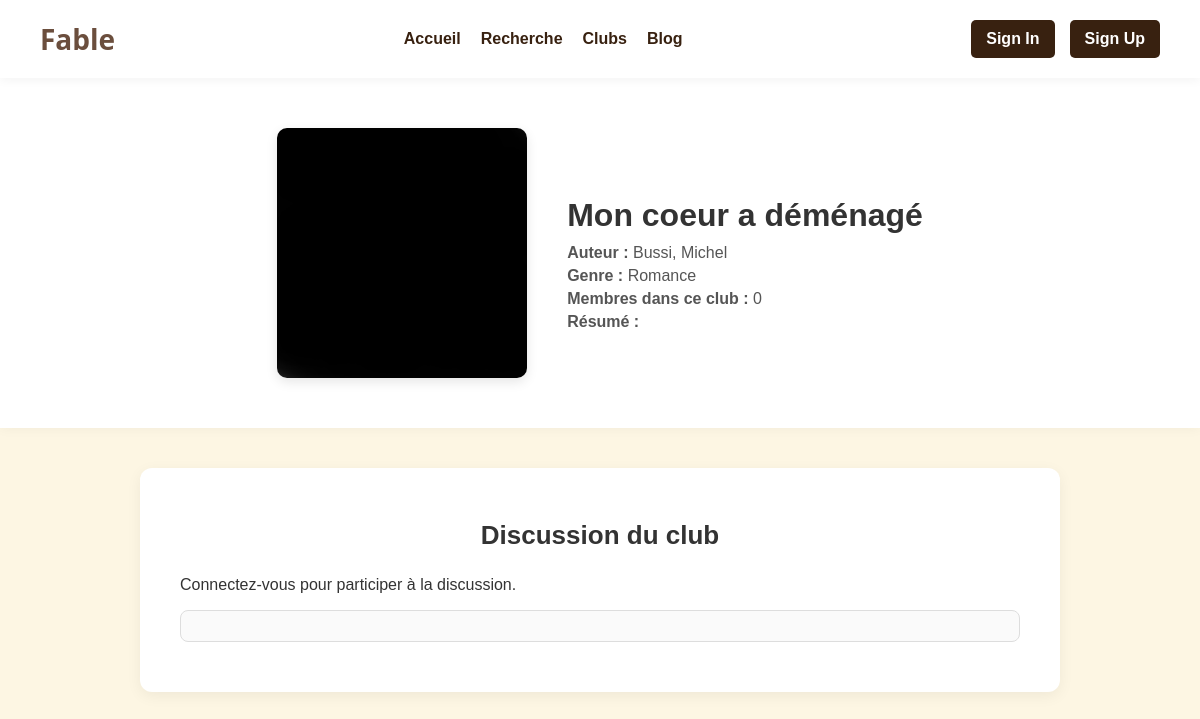
/club_livre.php?id=9, run on the app's committed database.
### tables this page shows
CREATE TABLE IF NOT EXISTS livres (
    id INT AUTO_INCREMENT PRIMARY KEY,
    title VARCHAR(255) NOT NULL,
    auteur VARCHAR(255) NOT NULL,
    editeur VARCHAR(255) NOT NULL,
    date DATE,
    langue VARCHAR(255) NOT NULL,
    genre VARCHAR(255) NOT NULL,
    image_url VARCHAR(255) DEFAULT 'images/defaut.jpg',
    description TEXT
);

### club_livre.php (the view, shortened to what this page needs)
<?php
$pdo = new PDO("mysql:host=localhost;dbname=fable_db;charset=utf8", "root", "");
$livre_id = isset($_GET['id']) ? intval($_GET['id']) : 0;
$stmtLivre = $pdo->prepare("SELECT * FROM livres WHERE id = ?");
$stmtLivre->execute([$livre_id]);
$livre = $stmtLivre->fetch();
$stmtMembres = $pdo->prepare("SELECT COUNT(*) AS total FROM bookclub_members WHERE livre_id = ?");
$stmtMembres->execute([$livre_id]);
$total_membres = $stmtMembres->fetchColumn();
?>
<!DOCTYPE html>
<html lang="fr">
<head>
    <link rel="stylesheet" href="styles.css">
</head>
<body>
    <?php include 'header.php'; ?>
    <main>
        <section class="book-details">
            <img src="<?= $livre['image_url'] ?: 'images/default-book-cover.jpg' ?>" alt="<?= htmlspecialchars($livre['title']) ?>">
            <div>
                <h1><?= htmlspecialchars($livre['title']) ?></h1>
                <p><strong>Auteur :</strong> <?= htmlspecialchars($livre['auteur']) ?></p>
                <p><strong>Genre :</strong> <?= htmlspecialchars($livre['genre']) ?></p>
                <p><strong>Membres dans ce club :</strong> <?= $total_membres ?></p>
                <p><strong>Résumé :</strong> <?= nl2br(htmlspecialchars($livre['resume'])) ?></p>
            </div>
        </section>
        <section class="chat-club">
            <h2>Discussion du club</h2>
            <?php if (isset($_SESSION['user_id'])): ?>
                <form action="chat_club.php" method="POST">
                    <input type="hidden" name="livre_id" value="<?= $livre_id ?>">
                    <textarea name="message" rows="3" placeholder="Votre message..." required></textarea>
                    <button type="submit">Envoyer</button>
                </form>
            <?php else: ?>
                <p>Connectez-vous pour participer à la discussion.</p>
            <?php endif; ?>
            <div class="messages">
            </div>
        </section>
    </main>
</body>
</html>

### styles.css (style rules this page uses)
body { font-family: Arial, sans-serif; margin: 0; padding: 0; background-color: #fdf6e3; color: #333; }

### club_livre.php (style rules this page uses)
body { font-family: 'Segoe UI', Tahoma, Geneva, Verdana, sans-serif; margin: 0; background-color: #f4f2ef; }
.book-details { display: flex; align-items: center; justify-content: center; gap: 40px; background: #fff; padding: 50px; box-shadow: 0 0 12px rgba(0,0,0,0.05); }
.book-details img { width: 250px; height: auto; border-radius: 10px; box-shadow: 0 4px 12px rgba(0,0,0,0.1); }
.book-details div { max-width: 600px; }
.book-details h1 { font-size: 32px; margin-bottom: 10px; }
.book-details p { margin: 5px 0; font-size: 16px; color: #555; }
.chat-club { background-color: #fff; padding: 30px 40px; border-radius: 12px; width: 70%; margin: 40px auto; box-shadow: 0 4px 15px rgba(0, 0, 0, 0.06); }
.chat-club h2 { text-align: center; font-size: 26px; margin-bottom: 25px; }
.messages { max-height: 300px; overflow-y: auto; border: 1px solid #ddd; padding: 15px; border-radius: 8px; background: #fafafa; margin-bottom: 20px; display: flex; flex-direction: column-reverse; gap: 12px; }

### data on the page
livres: image_url (picture), title "Mon coeur a déménagé", auteur "Bussi, Michel", genre "Romance"

### other printed values
$total_membres "0"
